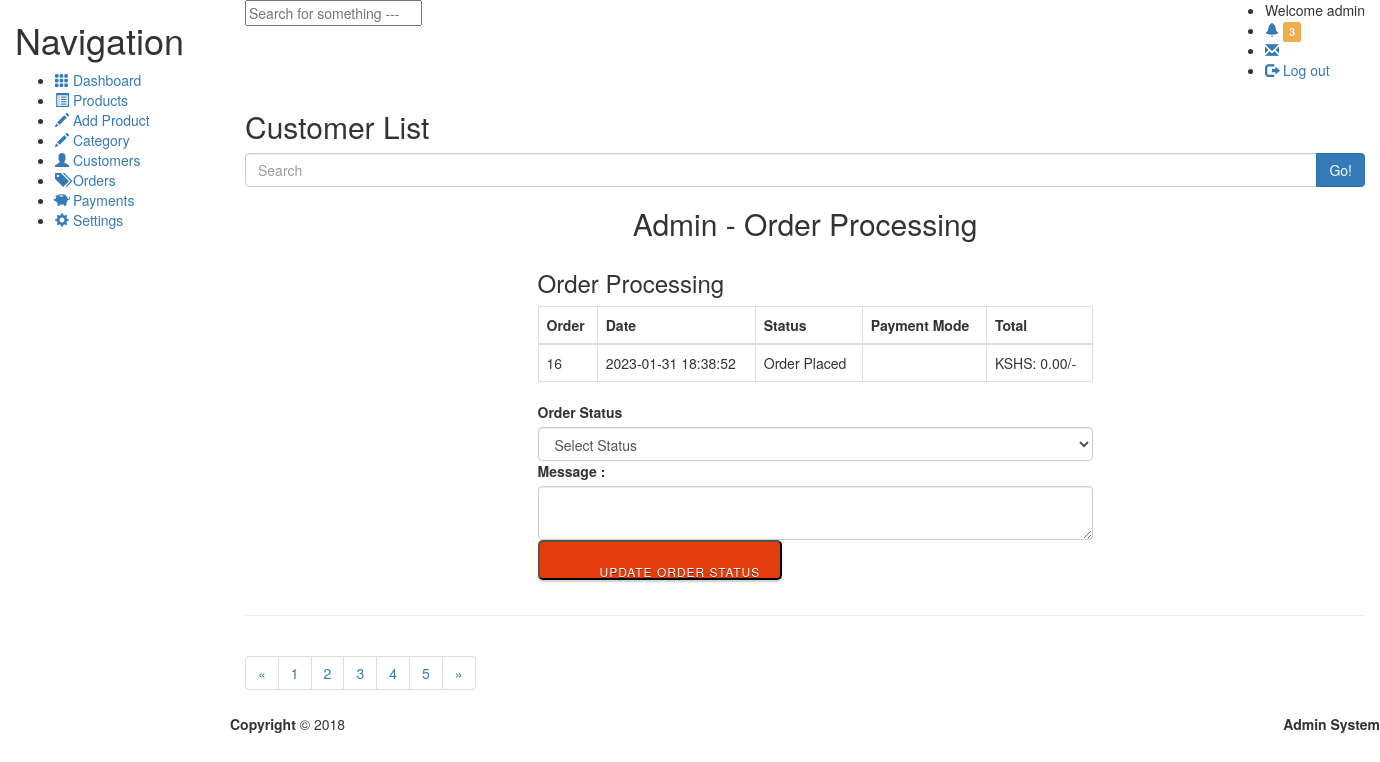
The page /order-process.php?id=16 on the database its author committed.
### tables this page shows
CREATE TABLE `orders` (
  `id` int(11) NOT NULL,
  `uid` int(11) NOT NULL,
  `totalprice` varchar(255) NOT NULL,
  `orderstatus` varchar(255) NOT NULL,
  `paymentmode` varchar(255) NOT NULL,
  `timestamp` datetime NOT NULL DEFAULT current_timestamp()
);

### order-process.php (the view, shortened to what this page needs)
<!DOCTYPE html>
<html lang="">
	<head>
    <link href="css/bootstrap.min.css" rel="stylesheet">
		<link href="http://netdna.bootstrapcdn.com/bootstrap/3.2.0/css/bootstrap.min.css" rel="stylesheet">
		<link href="css/custom.css" rel="stylesheet">
	</head>
	<body>
		<div class="container-fluid display-table">
      <div class="row display-table-row">
        <div class="col-md-2 col-sm-1 hidden-xs display-table-cell valign-top" id="side-menu">
          <h1 class="hidden-sm hidden-xs">Navigation</h1>
         <ul>
            <li class="link ">
              <a href="">
                <span class="glyphicon glyphicon-th" aria-hidden="true"></span>
                <span class="hidden-sm hidden-xs">Dashboard</span>
              </a>
            </li>
            <li class="link">
              <a href="products.php">
                <span class="glyphicon glyphicon-list-alt" aria-hidden="true"></span>
                <span class="hidden-sm hidden-xs">Products</span>
              </a>
            </li>
            <li class="link">
              <a href="new-product.php">
                <span class="glyphicon glyphicon-pencil" aria-hidden="true"></span>
                <span class="hidden-sm hidden-xs">Add Product</span>
              </a>
            </li>
           <li class="link">
              <a href="category.php">
                <span class="glyphicon glyphicon-pencil" aria-hidden="true"></span>
                <span class="hidden-sm hidden-xs">Category</span>
              </a>
            </li>
            <li class="link">
              <a href="customers.php">
                <span class="glyphicon glyphicon-user" aria-hidden="true"></span>
                <span class="hidden-sm hidden-xs">Customers</span>
              </a>
            </li>
            <li class="link">
              <a href="orders.php">
                <span class="glyphicon glyphicon-tags" aria-hidden="true"></span>
                <span class="hidden-sm hidden-xs">Orders</span>
              </a>
            </li>
             <li class="link">
              <a href="payments.php">
                <span class="glyphicon glyphicon-piggy-bank" aria-hidden="true"></span>
                <span class="hidden-sm hidden-xs">Payments</span>
              </a>
            </li>
            <li class="link setting-btn">
              <a href="">
                <span class="glyphicon glyphicon-cog" aria-hidden="true"></span>
                <span class="hidden-sm hidden-xs">Settings</span>
              </a>
            </li>
          </ul>
        </div>
        <div class="col-md-10 col-md-11 display-table-cell valign-top box ">
          <div class="row">
          <header id="nav-header" class="clearfix">
            <div class="col-md-5">
              <input type="text" id="header-search-field" name="" class="hidden-sm hidden-xs" placeholder="Search for something ---">
            </div>
            <div class="col-md-7">
              <ul class="pull-right">
                <li id="welcome" class=" hidden-xs">Welcome admin</li>
                <li class="fixed-width">
                  <a href=""><span class="glyphicon glyphicon-bell" aria-hidden="true"></span>
                    <span class="label label-warning">  3</span></a>
                </li>
                <li class="fixed-width">
                  <a href="">
                    <span class="glyphicon glyphicon-envelope" aria-hidden="true"></span>
                    <span class="label label-message">  3</span></a>
                </li>
                <li>
                  <a href="" class="logout"><span class="glyphicon glyphicon-log-out" aria-hidden="true"></span>   Log out</a>
                </li>
              </ul>
            </div>
          </header>
        </div>
        <div id="content">
          <header class="clearfix">
            <h2 class="page_title">Customer List</h2>
          </header>
          <div class="content-inner">
            <div class="row search-row">
            	<div class="col-md-12">
            		<div class="input-group">
            			<input type="text" class="form-control search-field" id="search" placeholder="Search">
            			<span class="input-group-btn">
            				<button type="button" class="btn btn-primary">Go!</button>
            			</span>
            		</div>
            	</div>
            </div>
            <div class="row">
	<section id="content">
		<div class="content-blog">
					<div class="page_header text-center">
						<h2>Admin - Order Processing</h2>
					</div>
<form method="post">
<div class="container">
			<div class="row">
				<div class="col-md-6 col-md-offset-3">
					<div class="billing-details">
						<h3 class="uppercase">Order Processing</h3>
				<table class="cart-table account-table table table-bordered">
				<thead>
					<tr>
						<th>Order</th>
						<th>Date</th>
						<th>Status</th>
						<th>Payment Mode</th>
						<th>Total</th>
					</tr>
				</thead>
				<tbody>
				<?php
					if(isset($_GET['id']) & !empty($_GET['id'])){
						$oid = $_GET['id'];
					}else{
						header('location: orders.php');
					}
					$ordsql = "SELECT * FROM orders WHERE id='$oid'";
					$ordres = mysqli_query($con, $ordsql);
					while($ordr = mysqli_fetch_assoc($ordres)){
				?>
					<tr>
						<td>
							<?php echo $ordr['id']; ?>
						</td>
						<td>
							<?php echo $ordr['timestamp']; ?>
						</td>
						<td>
							<?php echo $ordr['orderstatus']; ?>
						</td>
						<td>
						</td>
						<td>
							KSHS: <?php echo number_format($ordr['totalprice'],2); ?>/-
						</td>
					</tr>
				<?php } ?>
				</tbody>
			</table>
							<label class="">Order Status </label>
							<select name="status" class="form-control">
								<option value="">Select Status</option>
							</select>
							<label>Message :</label>
							<textarea class="form-control" name="message" cols="10"> </textarea>
					<input type="submit" class="button btn-lg" value="Update Order Status">
					</div>
				</div>
			</div>
		</div>
</form>
		</div>
	</section>
  </div>
            <hr>
            <div class="row">
            	<div class="col-md-12">
            		<nav>
            			<ul class="pagination">
            				<li><a href="#">&laquo;</a></li>
            				<li><a href="#">1</a></li>
            				<li><a href="#">2</a></li>
            				<li><a href="#">3</a></li>
            				<li><a href="#">4</a></li>
            				<li><a href="#">5</a></li>
            				<li><a href="#">&raquo;</a></li>
            			</ul>
            		</nav>
            	</div>
            </div>
          </div>
        </div>
        <div class="row">
          <footer id="admin-footer" class="cle">
            <div class="pull-left">
              <b>Copyright </b>&copy; 2018
            </div>
            <div class="pull-right">
              <b>Admin System</b>
            </div>
          </footer>
        </div>
        </div>
      </div>
    </div>
	</body>
</html>

### custom.css (style rules this page uses)
.button { display: inline-block; height: 40px; font-size: 12px; line-height: 40px; padding-right: 20px; padding-left: 60px; position: relative; background-color: rgb(226, 61, 11); color: rgb(255, 255, 255); text-decoration: none; text-transform: uppercase; letter-spacing: 1px; margin-bottom: 15px; text-align: center; border-radius: 5px; -moz-border-radius: 5px; -webkit-border-radius: 5px; text-shadow: 0px 1px 0px rgba(0, 0, 0, 0.5); -ms-filter: "progid:DXImageTransform.Microsoft.dropshadow(OffX=0,OffY=1,Color=#ff123852,Positive=true)"; zoom: 1; filter: progid: DXImageTransform.Microsoft.dropshadow(OffX=0, OffY=1, Color=#ff123852, Positive=true); -moz-box-shadow: 0px 2px 2px rgba(0, 0, 0, 0.2); -webkit-box-shadow: 0px 2px 2px rgba(0, 0, 0, 0.2); box-shadow: 0px 2px 2px rgba(0, 0, 0, 0.2); -ms-filter: "progid:DXImageTransform.Microsoft.dropshadow(OffX=0,OffY=2,Color=#33000000,Positive=true)"; filter: progid: DXImageTransform.Microsoft.dropshadow(OffX=0, OffY=2, Color=#33000000, Positive=true); }

### rows shown on the page
orders: id "16", timestamp "2023-01-31 18:38:52", orderstatus "Order Placed", totalprice "0.00"
